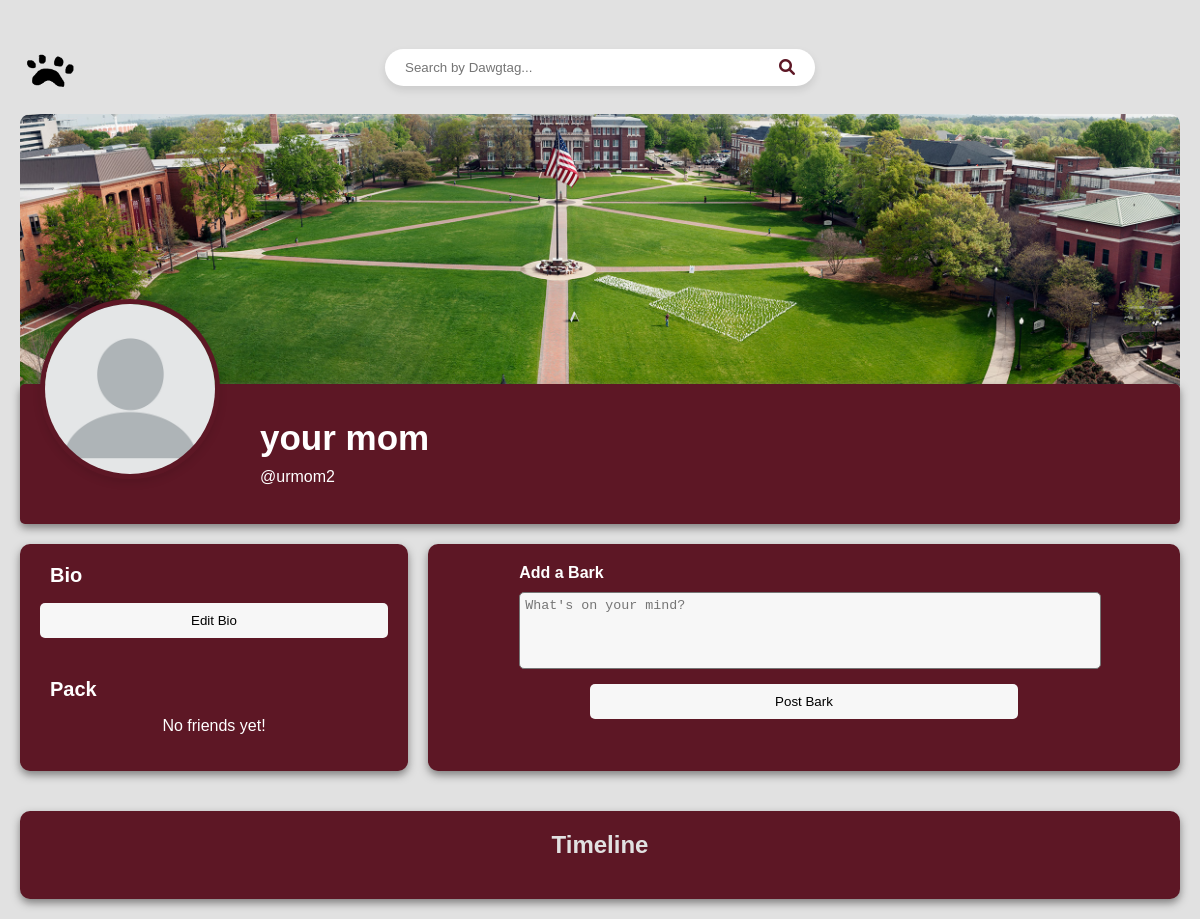
/main/profile/urmom2/ (signed in), run on an earlier commit of the app's database.
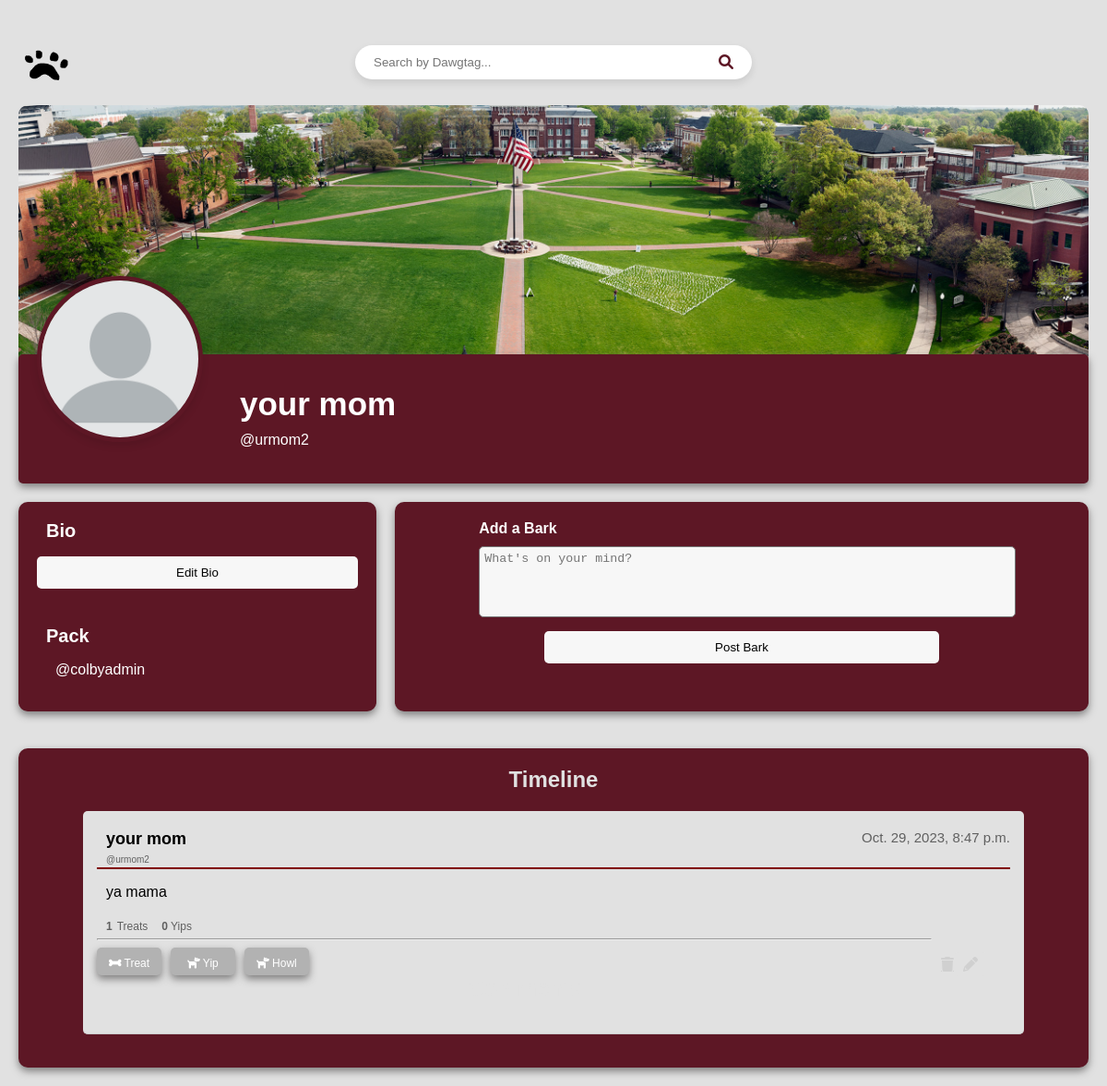
And on a later commit of the database.
### homepage/models.py (models this page shows, shortened)
class DawgHouseUser(AbstractBaseUser, PermissionsMixin):
    username = models.CharField(unique=True, max_length=30)
    first_name = models.CharField(max_length=30)
    last_name = models.CharField(max_length=30)
    bio = models.TextField(blank=True, max_length=200)
    friends = models.ManyToManyField("self", blank=True)
    is_staff = models.BooleanField(default=False)
    USERNAME_FIELD = "username"
    REQUIRED_FIELDS = ["first_name", "last_name"]
    objects = DawgHouseUserManager()

class Bark(models.Model):
    id = models.UUIDField(primary_key=True, default=uuid.uuid4)
    user = models.ForeignKey(settings.AUTH_USER_MODEL, on_delete=models.CASCADE)
    content = models.TextField()
    timestamp = models.DateTimeField(auto_now_add=True)
    num_likes = models.IntegerField(default=0)
    num_yips = models.IntegerField(default=0)
    num_howls = models.IntegerField(default=0)
    treated_by = models.ManyToManyField(
        DawgHouseUser, related_name="treats_given", blank=True
    )

### homepage/views.py (the view)
# urls.py: path("profile/<str:username>/", views.ProfileView, name="profile"),
def ProfileView(request, username):
    user = get_object_or_404(DawgHouseUser, username=username)
    friends_list = user.friends.all()
    barks = Bark.objects.filter(user=user).order_by("-timestamp")
    context = {"user": user, "barks": barks, "friends_list": friends_list}
    if user == request.user:
        return render(request, "user_profile.html", context)
    elif request.user in user.friends.all():
        return render(request, "friend_view.html", context)
    else:
        return render(request, "non_friend_view.html", context)

### homepage/templates/user_profile.html (shortened to what the changed rows need)
<!DOCTYPE html>
<html>
<head>
    {% load static %}
    <link rel="stylesheet" href="{% static 'profile.css' %}" />
    <link rel="stylesheet" href="https://cdnjs.cloudflare.com/ajax/libs/font-awesome/6.0.0/css/all.min.css">
</head>
<body>
    <div class="profile-content">
      <div class="profile-header">
        <div class="profile-name-bio">
          <h1>{{ user.first_name }} {{ user.last_name }}</h1>
          <p>@{{ user.username }}</p>
        </div>
      </div>
      <div class="profile-layout">
        <div class="bio-container">
          <div class="friends-list">
            <strong>Pack</strong>
            {% if friends_list %}
            <ul>
              {% for friend in friends_list %}
              <li>@{{ friend.username }}</li>
              {% endfor %}
            </ul>
            {% else %}
            <p>No friends yet!</p>
            {% endif %}
          </div>
        </div>
        <div class="barks-container">
          <h2>Timeline</h2>
          <ul>
            {% for bark in barks %}
            <li class="bark">
              <div class="bark-header">
                  <h3>{{ user.first_name }} {{ user.last_name }}</h3>
                  <p class="timestamp">{{ bark.timestamp }}</p>
              </div>
              <h4>@{{ user.username }}</h4>
              <hr color="maroon">
              <div class="bark-content-display">
                <p>{{ bark.content }}</p>
                <i class="fa fa-pencil show-edit-bark-form" aria-hidden="true"></i>
                <a href="{% url 'delete_bark' bark.id %}" class="fa fa-trash delete-bark" onclick="return confirm('Are you sure you want to delete this bark?');" aria-hidden="true"></a>
              </div>
              <div class="counters-container">
                <h4 class="counters-container">
                  <strong>{{ bark.num_likes }}</strong> Treats
                  <span class="comment-counter"><strong>{{ bark.num_yips }}</strong> Yips</span>
                </h4>
              </div>
              <hr>
              <div class="button-container">
                <form action="{% url 'give_treat' bark.id user.username %}" method="post">
                  {% csrf_token %} {% if user in bark.treated_by.all %}
                  <button type="submit" style="background-color: rgb(70, 18, 18)"><i class="fa-solid fa-bone" style="color:white;"></i> Treat</button>
                  {% else %}
                  <button type="submit"><i class="fa-solid fa-bone" style="color:white;"></i> Treat</button>
                  {% endif %}
                </form>
                <button class="show-comment-input" data-bark-id="{{ bark.id }}"><i class="fa-solid fa-dog" style="color:white;"></i> Yip</button>
                <button type="button">
                    <i class="fa-solid fa-dog" style="color:white;"></i> Howl
                </button>
              </div>
                  <div class="comments-container">
                    <h2>Comments</h2>
                </div>
          {% endfor %}
          </ul>
        </div>
      </div>
    </body>
  </html>

What changed in the data, as far as the page shows it:
added DawgHouseUser: username "colbyadmin"
added Bark: {{ user.first_name }} "your", {{ user.last_name }} "mom", timestamp "Oct. 29, 2023, 8:47 p.m.", {{ user.username }} "urmom2", content "ya mama", num_likes "1", num_yips "0", shows "Treat"
Also different on the page:
text no longer shown: "No friends yet!"
